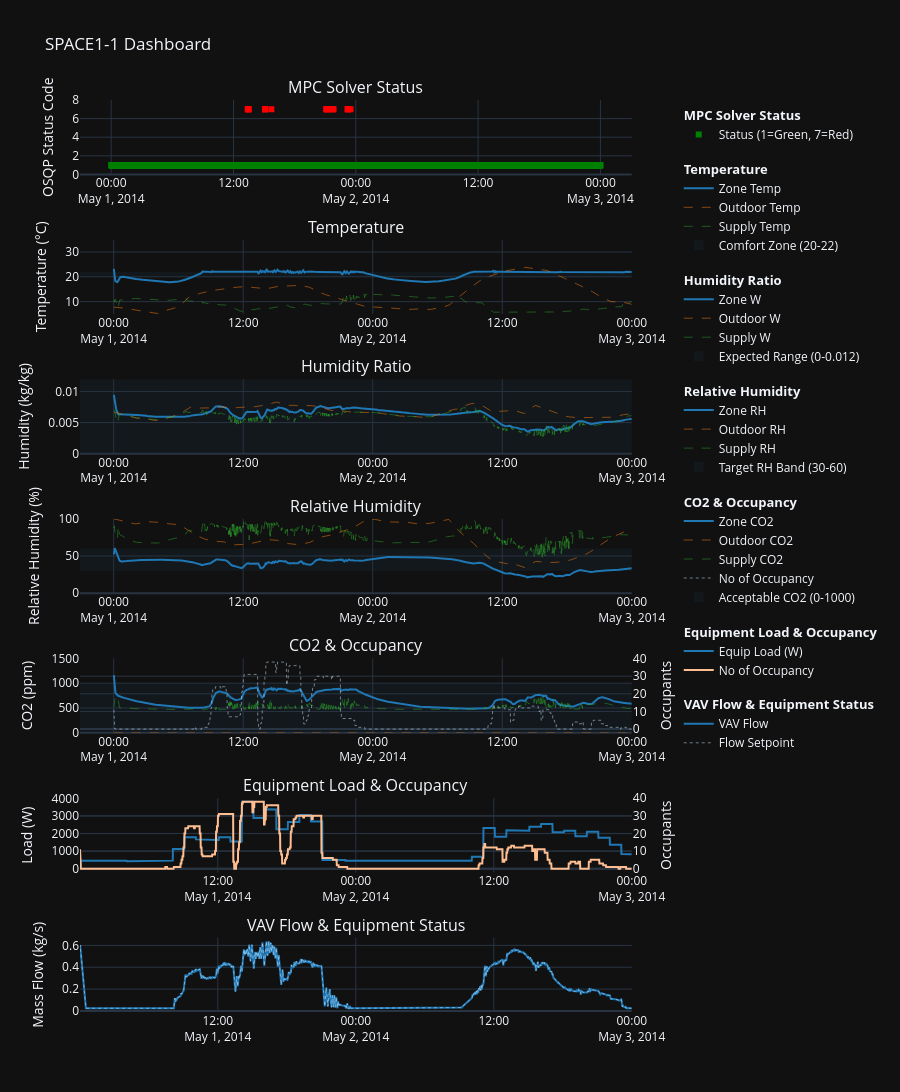

Write notebook code for a chart like this one.
### Code cell
# Loop from 1 to 5 (range stops before 6)
for i in range(1, 2):
    zone = f"SPACE{i}-1"

    config = [
        {
            "title": "MPC Solver Status",
            "y_label": "OSQP Status Code",
            "y_range": [0, 8],
            "traces": [
                {
                    "col": f"{zone}_MPC_Status", 
                    "name": "Status (1=Green, 7=Red)",
                    "type": "status",
                    "colorscale": [[0.0, "green"], [0.5, "yellow"], [1.0, "red"]],
                    "cmin": 1,
                    "cmax": 7
                }
            ]
        },
        {
            "title": f"Temperature",
            "y_label": "Temperature (°C)",
            "y_range": [5, 35],
            "expected_range": [20, 22], 
            "range_color": "rgba(52, 152, 219, 0.05)",
            "expected_label": "Comfort Zone",
            "traces": [
                {"col": f"{zone}_Temp_C", "source": "Zone",    "name": "Zone Temp"},
                {"col": "Out_Temp_C",     "source": "Outside", "name": "Outdoor Temp"},
                {"col": "Fan_Out_Temp_C", "source": "Supply",  "name": "Supply Temp"},
            ]
        },
        {
            "title": f"Humidity Ratio",
            "y_label": "Humidity (kg/kg)",
            "expected_range": [0, 0.012],
            "range_color": "rgba(52, 152, 219, 0.05)",
            "traces": [
                {"col": f"{zone}_W_kg_kg", "source": "Zone",    "name": "Zone W"},
                {"col": "Out_W_kg_kg",     "source": "Outside", "name": "Outdoor W"},
                {"col": "Fan_Out_W_kg_kg", "source": "Supply",  "name": "Supply W"},
            ]
        },
        {
            "title": f"Relative Humidity",
            "y_label": "Relative Humidity (%)",
            "y_range": [0, 100],
            "expected_range": [30, 60],
            "range_color": "rgba(52, 152, 219, 0.05)",
            "expected_label": "Target RH Band",
            "traces": [
                {"col": f"{zone}_RH_pct", "source": "Zone",    "name": "Zone RH"},
                {"col": "Out_RH_pct",     "source": "Outside", "name": "Outdoor RH"},
                {"col": "Fan_Out_RH_pct", "source": "Supply",  "name": "Supply RH"},
            ]
        },
        {
            "title": f"CO2 & Occupancy",
            "y_label": "CO2 (ppm)",
            "secondary_y_label": "Occupants",  
            # "secondary_y_range": [0, 50],
            "y_range": [0, 1500],
            "expected_range": [0, 1000],
            "expected_label": "Acceptable CO2",
            "range_color": "rgba(52, 152, 219, 0.05)",
            "traces": [
                {"col": f"{zone}_CO2_ppm", "source": "Zone",    "name": "Zone CO2"},
                {"col": "Out_CO2_ppm",     "source": "Outside", "name": "Outdoor CO2"},
                {"col": "Fan_Out_CO2_ppm", "source": "Supply",  "name": "Supply CO2"},
                {"col": f"{zone}_Occupants", "source": "Setpoint",  "name": "No of Occupancy", "secondary_y": True}, 
            ]
        },
        {
            "title": f"Equipment Load & Occupancy",
            "y_label": "Load (W)",
            "secondary_y_label": "Occupants",  
            "traces": [
                {"col": f"{zone}_EquipLoad_W",   "source": "Zone",  "name": "Equip Load (W)"}, 
                {"col": f"{zone}_Occupants", "source": "Other_1",  "name": "No of Occupancy", "secondary_y": True}, 
            ]
        },

        {
            "title": f"VAV Flow & Equipment Status",
            "y_label": "Mass Flow (kg/s)", 
            "secondary_y_label": "Power (W) / Temp (°C)",
            "traces": [
                {"col": f"{zone}_VAV_Flow_kg_s", "source": "Zone",     "name": "VAV Flow"},
                {"col": f"{zone}_Flow_SP_kg_s",  "source": "Setpoint", "name": "Flow Setpoint"},
                # {"col": f"{zone}_Reheater_W",    "source": "Supply",   "name": "Reheater (W)",         "secondary_y": True, "color": "#e377c2", "dash": "solid"}, 
                # {"col": f"{zone}_Reheat_SP_C",   "source": "Setpoint", "name": "Reheat Setpoint (°C)", "secondary_y": True, "color": "#9467bd"}  
            ]
        },
    ]

    
    fig = build_zone_subplots(df, zone, config)
    fig.show()

### Figure 1 — Plotly figure (JSON) as saved in the notebook; plotly's stock layout.template omitted (floating-point values rounded to 4 significant figures; data arrays with more than 128 entries replaced by an {"elided": "..."} marker saying what was removed)
{"data": [{"legendgroup": "1", "legendgrouptitle": {"text": "<b>MPC Solver Status</b>"}, "marker": {"cmax": 7, "cmin": 1, "color": {"elided": "2880 int values"}, "colorscale": [[0, "green"], [0.5, "yellow"], [1, "red"]], "size": 6, "symbol": "square"}, "mode": "markers", "name": "Status (1=Green, 7=Red)", "type": "scatter", "x": {"elided": "2880 str values"}, "xaxis": "x", "y": {"elided": "2880 int values"}, "yaxis": "y"}, {"legendgroup": "2", "legendgrouptitle": {"text": "<b>Temperature</b>"}, "line": {"color": "#1f77b4", "dash": "solid", "width": 2}, "name": "Zone Temp", "type": "scatter", "x": {"elided": "2880 str values"}, "xaxis": "x2", "y": {"elided": "2880 float values"}, "yaxis": "y3"}, {"legendgroup": "2", "legendgrouptitle": {"text": "<b>Temperature</b>"}, "line": {"color": "#ff7f0e", "dash": "dash", "width": 0.5}, "name": "Outdoor Temp", "type": "scatter", "x": {"elided": "2880 str values"}, "xaxis": "x2", "y": {"elided": "2880 float values"}, "yaxis": "y3"}, {"legendgroup": "2", "legendgrouptitle": {"text": "<b>Temperature</b>"}, "line": {"color": "#2ca02c", "dash": "dash", "width": 0.5}, "name": "Supply Temp", "type": "scatter", "x": {"elided": "2880 str values"}, "xaxis": "x2", "y": {"elided": "2880 float values"}, "yaxis": "y3"}, {"legendgroup": "2", "marker": {"color": "rgba(52, 152, 219, 0.05)", "size": 10, "symbol": "square"}, "mode": "markers", "name": "Comfort Zone (20-22)", "showlegend": true, "type": "scatter", "x": ["2014-05-01T00:01:00"], "xaxis": "x2", "y": [null], "yaxis": "y3"}, {"legendgroup": "3", "legendgrouptitle": {"text": "<b>Humidity Ratio</b>"}, "line": {"color": "#1f77b4", "dash": "solid", "width": 2}, "name": "Zone W", "type": "scatter", "x": {"elided": "2880 str values"}, "xaxis": "x3", "y": {"elided": "2880 float values"}, "yaxis": "y5"}, {"legendgroup": "3", "legendgrouptitle": {"text": "<b>Humidity Ratio</b>"}, "line": {"color": "#ff7f0e", "dash": "dash", "width": 0.5}, "name": "Outdoor W", "type": "scatter", "x": {"elided": "2880 str values"}, "xaxis": "x3", "y": {"elided": "2880 float values"}, "yaxis": "y5"}, {"legendgroup": "3", "legendgrouptitle": {"text": "<b>Humidity Ratio</b>"}, "line": {"color": "#2ca02c", "dash": "dash", "width": 0.5}, "name": "Supply W", "type": "scatter", "x": {"elided": "2880 str values"}, "xaxis": "x3", "y": {"elided": "2880 float values"}, "yaxis": "y5"}, {"legendgroup": "3", "marker": {"color": "rgba(52, 152, 219, 0.05)", "size": 10, "symbol": "square"}, "mode": "markers", "name": "Expected Range (0-0.012)", "showlegend": true, "type": "scatter", "x": ["2014-05-01T00:01:00"], "xaxis": "x3", "y": [null], "yaxis": "y5"}, {"legendgroup": "4", "legendgrouptitle": {"text": "<b>Relative Humidity</b>"}, "line": {"color": "#1f77b4", "dash": "solid", "width": 2}, "name": "Zone RH", "type": "scatter", "x": {"elided": "2880 str values"}, "xaxis": "x4", "y": {"elided": "2880 float values"}, "yaxis": "y7"}, {"legendgroup": "4", "legendgrouptitle": {"text": "<b>Relative Humidity</b>"}, "line": {"color": "#ff7f0e", "dash": "dash", "width": 0.5}, "name": "Outdoor RH", "type": "scatter", "x": {"elided": "2880 str values"}, "xaxis": "x4", "y": {"elided": "2880 float values"}, "yaxis": "y7"}, {"legendgroup": "4", "legendgrouptitle": {"text": "<b>Relative Humidity</b>"}, "line": {"color": "#2ca02c", "dash": "dash", "width": 0.5}, "name": "Supply RH", "type": "scatter", "x": {"elided": "2880 str values"}, "xaxis": "x4", "y": {"elided": "2880 float values"}, "yaxis": "y7"}, {"legendgroup": "4", "marker": {"color": "rgba(52, 152, 219, 0.05)", "size": 10, "symbol": "square"}, "mode": "markers", "name": "Target RH Band (30-60)", "showlegend": true, "type": "scatter", "x": ["2014-05-01T00:01:00"], "xaxis": "x4", "y": [null], "yaxis": "y7"}, {"legendgroup": "5", "legendgrouptitle": {"text": "<b>CO2 & Occupancy</b>"}, "line": {"color": "#1f77b4", "dash": "solid", "width": 2}, "name": "Zone CO2", "type": "scatter", "x": {"elided": "2880 str values"}, "xaxis": "x5", "y": {"elided": "2880 float values"}, "yaxis": "y9"}, {"legendgroup": "5", "legendgrouptitle": {"text": "<b>CO2 & Occupancy</b>"}, "line": {"color": "#ff7f0e", "dash": "dash", "width": 0.5}, "name": "Outdoor CO2", "type": "scatter", "x": {"elided": "2880 str values"}, "xaxis": "x5", "y": {"elided": "2880 float values"}, "yaxis": "y9"}, {"legendgroup": "5", "legendgrouptitle": {"text": "<b>CO2 & Occupancy</b>"}, "line": {"color": "#2ca02c", "dash": "dash", "width": 0.5}, "name": "Supply CO2", "type": "scatter", "x": {"elided": "2880 str values"}, "xaxis": "x5", "y": {"elided": "2880 float values"}, "yaxis": "y9"}, {"legendgroup": "5", "legendgrouptitle": {"text": "<b>CO2 & Occupancy</b>"}, "line": {"color": "#CFEBFF", "dash": "dot", "width": 0.5}, "name": "No of Occupancy", "type": "scatter", "x": {"elided": "2880 str values"}, "xaxis": "x5", "y": {"elided": "2880 float values"}, "yaxis": "y10"}, {"legendgroup": "5", "marker": {"color": "rgba(52, 152, 219, 0.05)", "size": 10, "symbol": "square"}, "mode": "markers", "name": "Acceptable CO2 (0-1000)", "showlegend": true, "type": "scatter", "x": ["2014-05-01T00:01:00"], "xaxis": "x5", "y": [null], "yaxis": "y9"}, {"legendgroup": "6", "legendgrouptitle": {"text": "<b>Equipment Load & Occupancy</b>"}, "line": {"color": "#1f77b4", "dash": "solid", "width": 2}, "name": "Equip Load (W)", "type": "scatter", "x": {"elided": "2880 str values"}, "xaxis": "x6", "y": {"elided": "2880 float values"}, "yaxis": "y11"}, {"legendgroup": "6", "legendgrouptitle": {"text": "<b>Equipment Load & Occupancy</b>"}, "line": {"color": "#FFBE91", "dash": "solid", "width": 2}, "name": "No of Occupancy", "type": "scatter", "x": {"elided": "2880 str values"}, "xaxis": "x6", "y": {"elided": "2880 float values"}, "yaxis": "y12"}, {"legendgroup": "7", "legendgrouptitle": {"text": "<b>VAV Flow & Equipment Status</b>"}, "line": {"color": "#1f77b4", "dash": "solid", "width": 2}, "name": "VAV Flow", "type": "scatter", "x": {"elided": "2880 str values"}, "xaxis": "x7", "y": {"elided": "2880 float values"}, "yaxis": "y13"}, {"legendgroup": "7", "legendgrouptitle": {"text": "<b>VAV Flow & Equipment Status</b>"}, "line": {"color": "#CFEBFF", "dash": "dot", "width": 0.5}, "name": "Flow Setpoint", "type": "scatter", "x": {"elided": "2880 str values"}, "xaxis": "x7", "y": {"elided": "2880 float values"}, "yaxis": "y13"}], "layout": {"annotations": [{"font": {"size": 16}, "showarrow": false, "text": "MPC Solver Status", "x": 0.47, "xanchor": "center", "xref": "paper", "y": 1.0, "yanchor": "bottom", "yref": "paper"}, {"font": {"size": 16}, "showarrow": false, "text": "Temperature", "x": 0.47, "xanchor": "center", "xref": "paper", "y": 0.8469, "yanchor": "bottom", "yref": "paper"}, {"font": {"size": 16}, "showarrow": false, "text": "Humidity Ratio", "x": 0.47, "xanchor": "center", "xref": "paper", "y": 0.6939, "yanchor": "bottom", "yref": "paper"}, {"font": {"size": 16}, "showarrow": false, "text": "Relative Humidity", "x": 0.47, "xanchor": "center", "xref": "paper", "y": 0.5408, "yanchor": "bottom", "yref": "paper"}, {"font": {"size": 16}, "showarrow": false, "text": "CO2 & Occupancy", "x": 0.47, "xanchor": "center", "xref": "paper", "y": 0.3878, "yanchor": "bottom", "yref": "paper"}, {"font": {"size": 16}, "showarrow": false, "text": "Equipment Load & Occupancy", "x": 0.47, "xanchor": "center", "xref": "paper", "y": 0.2347, "yanchor": "bottom", "yref": "paper"}, {"font": {"size": 16}, "showarrow": false, "text": "VAV Flow & Equipment Status", "x": 0.47, "xanchor": "center", "xref": "paper", "y": 0.08163, "yanchor": "bottom", "yref": "paper"}], "height": 1750, "hovermode": "x unified", "legend": {"groupclick": "toggleitem", "tracegroupgap": 15}, "margin": {"r": 150}, "shapes": [{"fillcolor": "rgba(52, 152, 219, 0.05)", "layer": "below", "line": {"width": 0}, "type": "rect", "x0": 0, "x1": 1, "xref": "x2 domain", "y0": 20, "y1": 22, "yref": "y3"}, {"fillcolor": "rgba(52, 152, 219, 0.05)", "layer": "below", "line": {"width": 0}, "type": "rect", "x0": 0, "x1": 1, "xref": "x3 domain", "y0": 0, "y1": 0.012, "yref": "y5"}, {"fillcolor": "rgba(52, 152, 219, 0.05)", "layer": "below", "line": {"width": 0}, "type": "rect", "x0": 0, "x1": 1, "xref": "x4 domain", "y0": 30, "y1": 60, "yref": "y7"}, {"fillcolor": "rgba(52, 152, 219, 0.05)", "layer": "below", "line": {"width": 0}, "type": "rect", "x0": 0, "x1": 1, "xref": "x5 domain", "y0": 0, "y1": 1000, "yref": "y9"}], "showlegend": true, "title": {"text": "SPACE1-1 Dashboard"}, "xaxis": {"anchor": "y", "domain": [0, 0.94]}, "xaxis2": {"anchor": "y3", "domain": [0, 0.94]}, "xaxis3": {"anchor": "y5", "domain": [0, 0.94]}, "xaxis4": {"anchor": "y7", "domain": [0, 0.94]}, "xaxis5": {"anchor": "y9", "domain": [0, 0.94]}, "xaxis6": {"anchor": "y11", "domain": [0, 0.94]}, "xaxis7": {"anchor": "y13", "domain": [0, 0.94]}, "yaxis": {"anchor": "x", "domain": [0.9184, 1.0], "range": [0, 8], "title": {"text": "OSQP Status Code"}}, "yaxis10": {"anchor": "x5", "overlaying": "y9", "side": "right", "title": {"text": "Occupants"}}, "yaxis11": {"anchor": "x6", "domain": [0.1531, 0.2347], "title": {"text": "Load (W)"}}, "yaxis12": {"anchor": "x6", "overlaying": "y11", "side": "right", "title": {"text": "Occupants"}}, "yaxis13": {"anchor": "x7", "domain": [0, 0.08163], "title": {"text": "Mass Flow (kg/s)"}}, "yaxis14": {"anchor": "x7", "overlaying": "y13", "side": "right", "title": {"text": "Power (W) / Temp (°C)"}}, "yaxis2": {"anchor": "x", "overlaying": "y", "side": "right"}, "yaxis3": {"anchor": "x2", "domain": [0.7653, 0.8469], "range": [5, 35], "title": {"text": "Temperature (°C)"}}, "yaxis4": {"anchor": "x2", "overlaying": "y3", "side": "right"}, "yaxis5": {"anchor": "x3", "domain": [0.6122, 0.6939], "title": {"text": "Humidity (kg/kg)"}}, "yaxis6": {"anchor": "x3", "overlaying": "y5", "side": "right"}, "yaxis7": {"anchor": "x4", "domain": [0.4592, 0.5408], "range": [0, 100], "title": {"text": "Relative Humidity (%)"}}, "yaxis8": {"anchor": "x4", "overlaying": "y7", "side": "right"}, "yaxis9": {"anchor": "x5", "domain": [0.3061, 0.3878], "range": [0, 1500], "title": {"text": "CO2 (ppm)"}}}}
